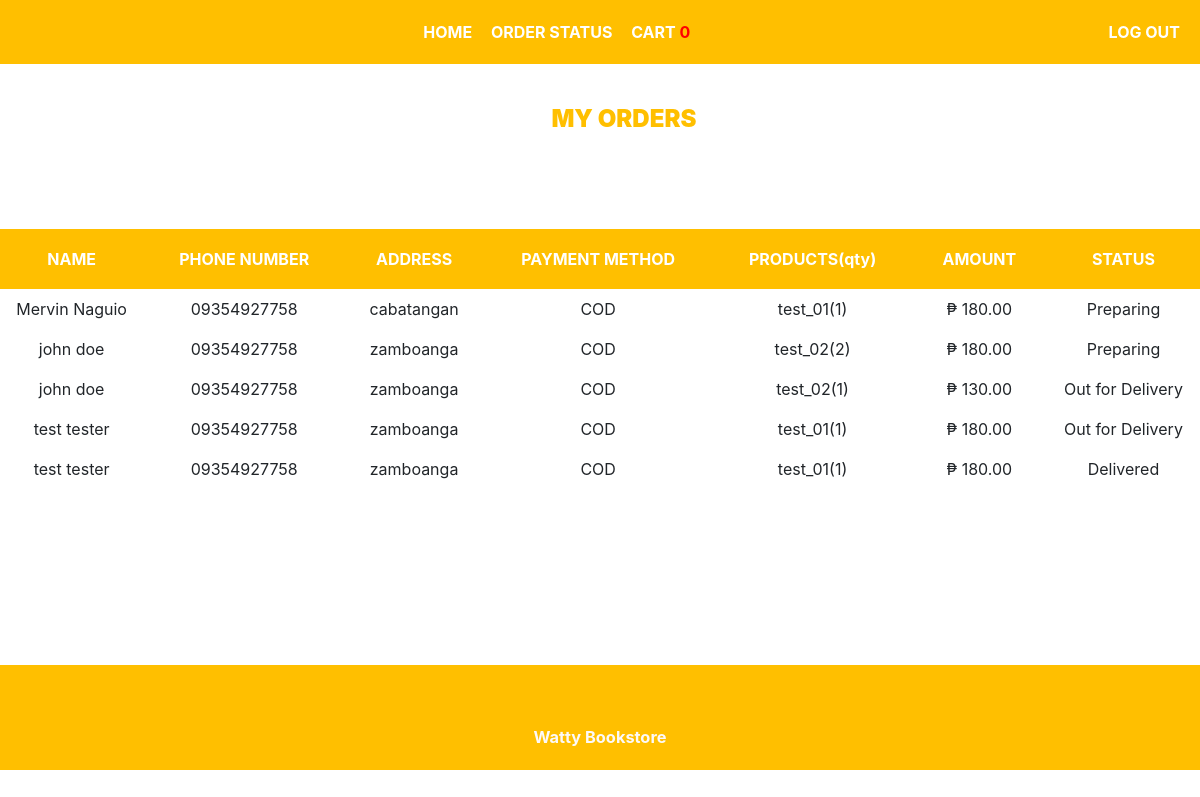
Screenshot of /order.php (signed in) with the database file from the repository.
### tables this page shows
CREATE TABLE `orders` (
  `id` int(11) NOT NULL,
  `user_id` text NOT NULL,
  `name` varchar(255) NOT NULL,
  `email` varchar(255) NOT NULL,
  `phone` varchar(255) NOT NULL,
  `address` varchar(255) NOT NULL,
  `pmode` varchar(255) NOT NULL,
  `products` varchar(255) NOT NULL,
  `amount_paid` varchar(255) NOT NULL,
  `status` varchar(255) NOT NULL
);

### order.php (the view, shortened to what this page needs)
<html>
<head>
	<link  rel="stylesheet" href="css/style1.css">
		<link rel="stylesheet" href="https://cdnjs.cloudflare.com/ajax/libs/font-awesome/4.7.0/css/font-awesome.min.css">
</head>
<body>
<div class="header" >
	<div class="container">
	<div class="navbar">
		<nav><center>
						 <ul id="MenuItems"><b>
						 <li><a href="AvailPro.php">HOME</a></li>
						 <li><a href="order.php">ORDER STATUS </a></li>
						 <li><a href="cart.php">CART
                         <?php
               include "config.php";
               $sqlCount = "select count(id) as itemCount FROM cart where id = id";
               $resultCount = mysqli_query($conn, $sqlCount);
               $rowCount = mysqli_fetch_assoc($resultCount);
               if($rowCount['itemCount']>0){
                       echo '<span style="color:red;border-radius:15px;">'.$rowCount['itemCount'].'</span></a>';
               }else{
                       echo '<span style="color:red;border-radius:15px;">0</span></a>';
               }
           ?>
							 </ul>
				</nav>
	   <a href="logout.php"> LOG OUT
	   </a>
	</div>
	</div>
	</div>
<div class="section">
    <div class="title"> <h2><b>  &nbsp;&nbsp;&nbsp;&nbsp;&nbsp;&nbsp;&nbsp;&nbsp;&nbsp; MY ORDERS </h2></b>  </div>
    <div class="card">
                <div class="container ">
                <div class="card-body">
            <?php
			$connection = mysqli_connect("localhost","root","");
	$user_id = $_SESSION['user_id'];
    $query = "SELECT * FROM orders WHERE user_id='".$user_id."' ORDER BY status DESC";
                $query_run = mysqli_query($connection, $query);
            ?>
                    <table id="datatableid" class="table table bordered" style="width:100%">
                        <thead>
                            <tr>
                                <th scope="col" style="text-align:center"><b>NAME</th>
                                <th scope="col" style="text-align:center"><b>PHONE NUMBER</th>
                                <th scope="col" style="text-align:center"><b>ADDRESS</th>
                                <th scope="col" style="text-align:center"><b>PAYMENT METHOD</th>
								<th scope="col" style="text-align:center"><b>PRODUCTS(qty)</th>
                                <th scope="col" style="text-align:center"><b>AMOUNT </th>
                                <th scope="col" style="text-align:center"><b>STATUS</th>
                            </tr>
                        </thead>
                        <?php
                if($query_run)
                {
                    foreach($query_run as $row)
                    {
                        ?>
                        <tbody>
                            <tr>
							    <td style="text-align:center"> <?php echo $row['name']; ?> </td>
                                <td style="text-align:center"> <?php echo $row['phone']; ?> </td>
                                <td style="text-align:center"> <?php echo $row['address']; ?> </td>
                                <td style="text-align:center"><?php echo $row['pmode']; ?> </td>
                                <td style="text-align:center"> <?php echo $row['products']; ?> </td>
                                <td style="text-align:center">₱&nbsp;<?php echo number_format($row['amount_paid'],2); ?> </td>
                                <td style="text-align:center"> <?php echo $row['status']; ?> </td>
                             </tr>
                           </tbody>
<?php
                    }
                }
                else
                {
                    echo "No Record Found";
                }
            ?>
                    </table>
                </div>
            </div>
        </div>
    </div>
<div class="footer">
<h3><b> Watty Bookstore</h3>
</div>
    </body>
</html>

### css/style1.css (style rules this page uses)
* { margin: 0; padding: 0; box-sizing: border-box; }
.navbar { display: flex; justify-content: space-between; padding: 20px; }
nav { flex: 1; text-align: right; }
nav ul { display: inline-block; list-style-type: none; }
nav ul li { display: inline-block; margin-right: 15px; }
a { text-decoration: none; color: white; }
.container { max-width: 1300px; margin: auto; padding-left: 0px; padding-right: 0px; }
.header { background: #FFBF00; }
.title { padding-top: 25px; text-align: center; margin: 0 auto 80px; position: relative; line-height: 60px; color: #FFBF00; }
.title::after { content: ''; background: rgb(252 249 249 / 0%); width: 80px; height: 5px; border-radius: 5px; position: absolute; bottom: 0; left: 50%; translate: translateX(-50%); }
h3 { color: rgb(252, 249, 249); font-weight: normal }
.footer { margin-bottom: 5px; margin-top: 80px; background: #FFBF00; color: black; font-size: 14px; padding: 60px 0 20px; text-align: center; }
table { width: 100%; border-collapse: collapse; }
th { text-align: left; padding: 20px; color: white; background: #FFBF00; font-weight: normal; }
td { padding: 10px 5px; }
b, strong { font-weight: bolder; }
body { margin: 0; font-family: -apple-system, BlinkMacSystemFont, "Segoe UI", Roboto, "Helvetica Neue", Arial, "Noto Sans", sans-serif, "Apple Color Emoji", "Segoe UI Emoji", "Segoe UI Symbol", "Noto Color Emoji"; font-size: 1rem; font-weight: 400; line-height: 1.5; color: #212529; text-align: left; background-color: #fff; }

### order.php (style rules this page uses)
.title::after { content: ''; background: rgb(252 249 249 / 0%); width: 80px; height: 5px; border-radius: 5px; position: absolute; bottom: 0; left: 50%; translate: translateX(-50%); }

### rows the page displays
orders: name "Mervin Naguio", phone "09354927758", address "cabatangan", pmode "COD", products "test_01(1)", amount_paid "180.00", status "Preparing"
orders: name "john doe", phone "09354927758", address "zamboanga", pmode "COD", products "test_02(2)", amount_paid "180.00", status "Preparing"
orders: name "john doe", phone "09354927758", address "zamboanga", pmode "COD", products "test_02(1)", amount_paid "130.00", status "Out for Delivery"
orders: name "test tester", phone "09354927758", address "zamboanga", pmode "COD", products "test_01(1)", amount_paid "180.00", status "Out for Delivery"
orders: name "test tester", phone "09354927758", address "zamboanga", pmode "COD", products "test_01(1)", amount_paid "180.00", status "Delivered"
